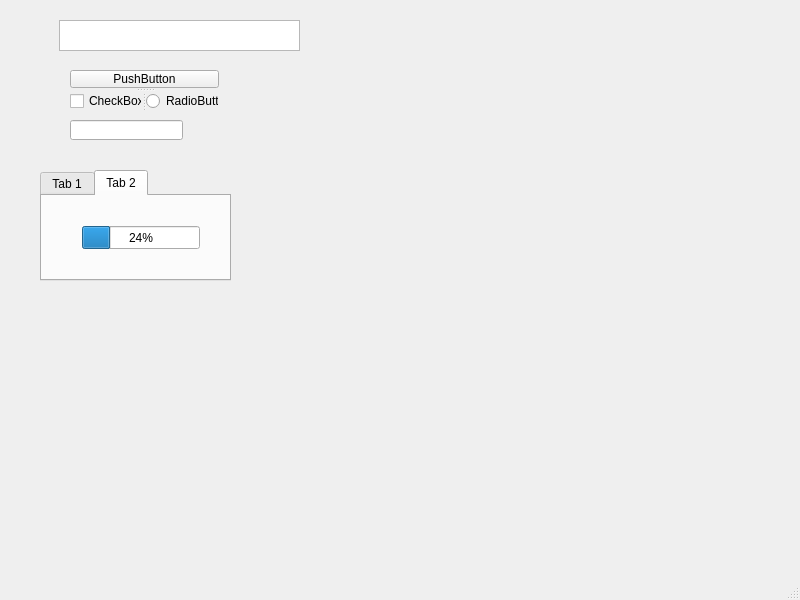
<?xml version="1.0" encoding="UTF-8"?>
<ui version="4.0">
 <class>MainWindow</class>
 <widget class="QMainWindow" name="MainWindow">
  <property name="geometry">
   <rect>
    <x>0</x>
    <y>0</y>
    <width>800</width>
    <height>600</height>
   </rect>
  </property>
  <property name="windowTitle">
   <string>MainWindow</string>
  </property>
  <widget class="QWidget" name="centralwidget">
   <widget class="QLineEdit" name="lineEdit">
    <property name="geometry">
     <rect>
      <x>70</x>
      <y>120</y>
      <width>113</width>
      <height>20</height>
     </rect>
    </property>
   </widget>
   <widget class="QTextBrowser" name="textBrowser">
    <property name="geometry">
     <rect>
      <x>59</x>
      <y>20</y>
      <width>241</width>
      <height>31</height>
     </rect>
    </property>
   </widget>
   <widget class="QTabWidget" name="tabWidget">
    <property name="geometry">
     <rect>
      <x>40</x>
      <y>170</y>
      <width>191</width>
      <height>111</height>
     </rect>
    </property>
    <property name="currentIndex">
     <number>1</number>
    </property>
    <widget class="QWidget" name="tab">
     <attribute name="title">
      <string>Tab 1</string>
     </attribute>
     <widget class="QComboBox" name="comboBox">
      <property name="geometry">
       <rect>
        <x>10</x>
        <y>20</y>
        <width>59</width>
        <height>22</height>
       </rect>
      </property>
      <item>
       <property name="text">
        <string>Item1</string>
       </property>
      </item>
      <item>
       <property name="text">
        <string>Item2</string>
       </property>
      </item>
      <item>
       <property name="text">
        <string>Item3</string>
       </property>
      </item>
     </widget>
    </widget>
    <widget class="QWidget" name="tab_2">
     <attribute name="title">
      <string>Tab 2</string>
     </attribute>
     <widget class="QProgressBar" name="progressBar">
      <property name="geometry">
       <rect>
        <x>40</x>
        <y>30</y>
        <width>118</width>
        <height>23</height>
       </rect>
      </property>
      <property name="value">
       <number>24</number>
      </property>
     </widget>
    </widget>
   </widget>
   <widget class="MplWidget" name="MplWidget" native="true">
    <property name="geometry">
     <rect>
      <x>250</x>
      <y>60</y>
      <width>471</width>
      <height>321</height>
     </rect>
    </property>
   </widget>
   <widget class="QSplitter" name="splitter_2">
    <property name="geometry">
     <rect>
      <x>70</x>
      <y>70</y>
      <width>149</width>
      <height>41</height>
     </rect>
    </property>
    <property name="orientation">
     <enum>Qt::Vertical</enum>
    </property>
    <widget class="QPushButton" name="pushButton">
     <property name="text">
      <string>PushButton</string>
     </property>
    </widget>
    <widget class="QSplitter" name="splitter">
     <property name="orientation">
      <enum>Qt::Horizontal</enum>
     </property>
     <widget class="QCheckBox" name="checkBox">
      <property name="text">
       <string>CheckBox</string>
      </property>
      <property name="checked">
       <bool>false</bool>
      </property>
     </widget>
     <widget class="QRadioButton" name="radioButton">
      <property name="text">
       <string>RadioButton</string>
      </property>
     </widget>
    </widget>
   </widget>
  </widget>
  <widget class="QMenuBar" name="menubar">
   <property name="geometry">
    <rect>
     <x>0</x>
     <y>0</y>
     <width>800</width>
     <height>22</height>
    </rect>
   </property>
  </widget>
  <widget class="QStatusBar" name="statusbar"/>
 </widget>
 <customwidgets>
  <customwidget>
   <class>MplWidget</class>
   <extends>QWidget</extends>
   <header>mplwidget.h</header>
   <container>1</container>
  </customwidget>
 </customwidgets>
 <resources/>
 <connections/>
</ui>
